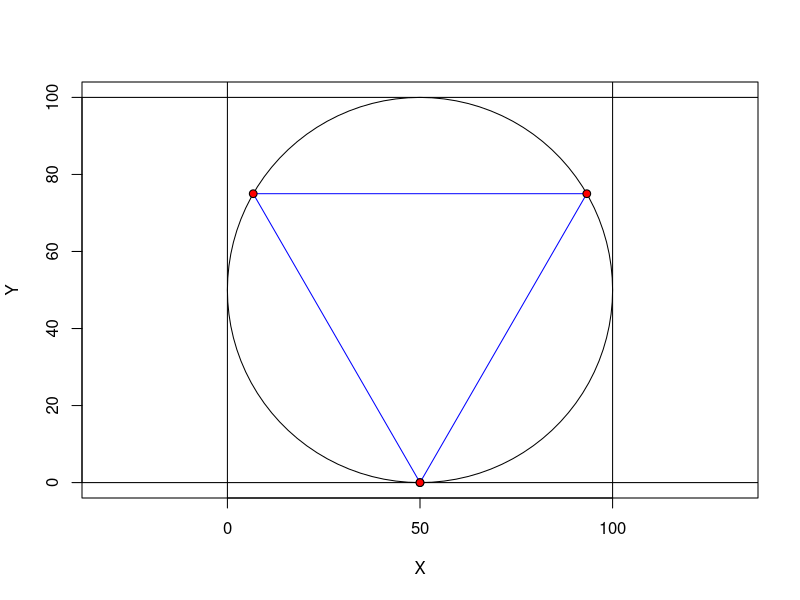
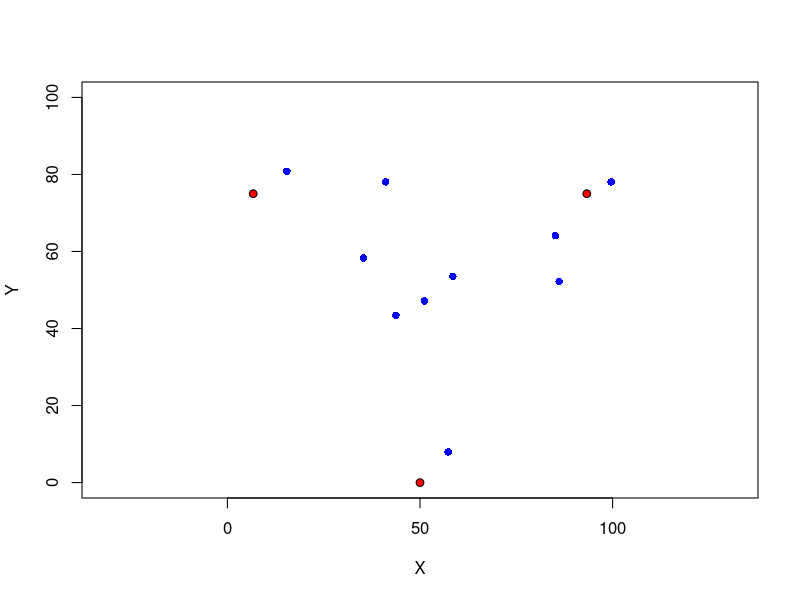
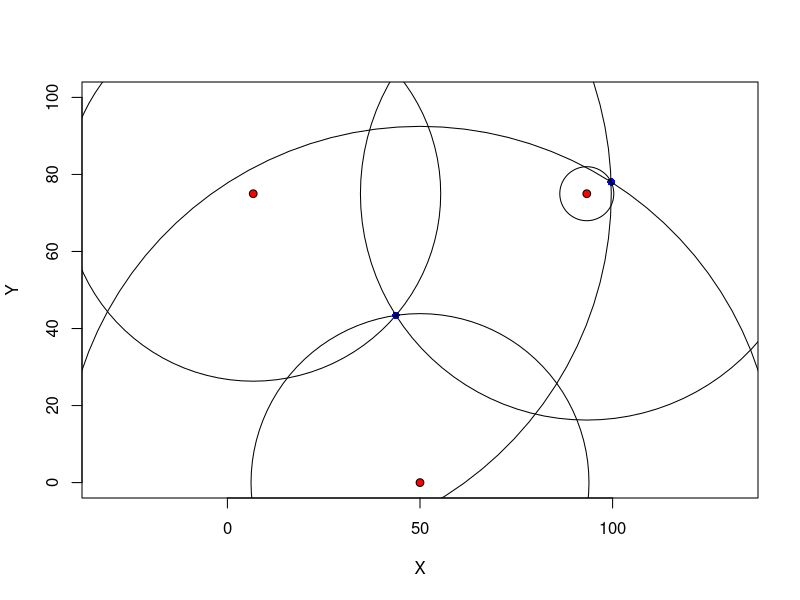
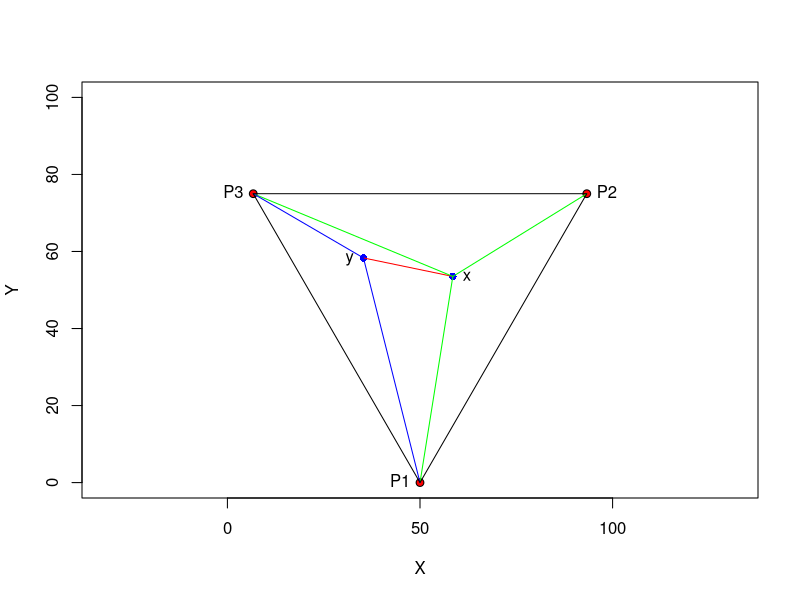
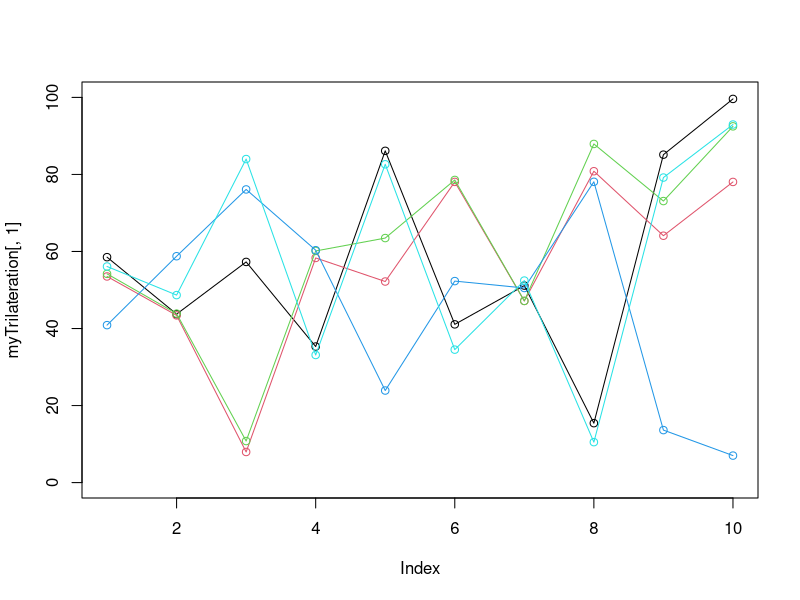
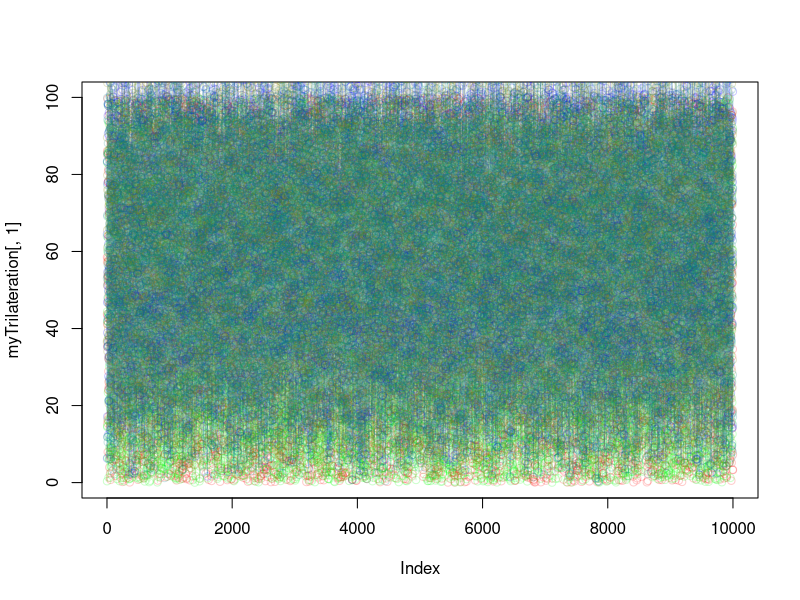

Write R code to recreate these figures, in order.
rm(list=ls()) ; gc()
library(plotrix)

plot(x=NULL, y=NULL, xlim=c(0,100), ylim=c(0,100), asp = 1,
     xlab='X', ylab='Y')
draw.circle(x = 50, y = 50, radius = 50)
abline(h=0)
abline(h=100)
abline(v=0)
abline(v=100)

# Draw point
draw.circle(x = 50, y = 0, radius = 1, lwd = 1, col="red")

# Triangle points:
myTri <- data.frame(id=1, x=50, y=0)
myTri <- rbind(myTri, c(2, 25*(2+sqrt(3)), tan(pi/3)*((25*(2+sqrt(3)))-50)))
myTri <- rbind(myTri, c(3, -25*(sqrt(3)-2), tan(-pi/3)*((-25*(sqrt(3)-2))-50)))
polygon(myTri[,2], myTri[,3], border="blue")

# abline(a=tan(pi/3)*(-50), tan(pi/3))


# Draw point
draw.circle(x = 50, y = 0, radius = 1, lwd = 1, col="red")
draw.circle(x = 25*(2+sqrt(3)), y = tan(pi/3)*((25*(2+sqrt(3)))-50), radius = 1, lwd = 1, col="red")
draw.circle(x = -25*(sqrt(3)-2), y = tan(-pi/3)*((-25*(sqrt(3)-2))-50), radius = 1, lwd = 1, col="red")


# 2D Examples:
  # Distance function:
  myDist <- function(x, y) {
    # x and y must be 2D points -- (x,y) tuples i.e.: x <- c(1,2) y <- c(3,4)
    d <- sqrt((x[[1]]-y[[1]])^2+(x[[2]]-y[[2]])^2)
    return(d)
  }

  # Function to generate lots of random points
  makepoints <- function(n, min, max) {
    set.seed(1729)
    myPoints <- data.frame(x = runif(n = n, min = min, max = max),
                           y = runif(n = n, min = min, max = max))
    return(myPoints)
  }

  # 10 Random Points (seed ensures reproducibility):
  myPoints <- makepoints(10, 0, 100)

  #    x        y
  # 1  58.52396 53.516719
  # 2  43.73940 43.418684
  # 3  57.28944  7.950161
  # 4  35.32139 58.321179
  # 5  86.12714 52.201894
  # 6  41.08036 78.065907
  # 7  51.14533 47.157734
  # 8  15.42852 80.836340
  # 9  85.13531 64.090063
  # 10 99.60833 78.055071
  
  myTrilat <- data.frame(d1=NULL, d2=NULL, d3=NULL)
  for(i in 1:nrow(myPoints)) {
    myTrilat[i, 'd1'] <- myDist(c(myPoints[i,'x'], myPoints[i, 'y']), c(myTri[1,'x'], myTri[1,'y']))
    myTrilat[i, 'd2'] <- myDist(c(myPoints[i,'x'], myPoints[i, 'y']), c(myTri[2,'x'], myTri[2,'y']))
    myTrilat[i, 'd3'] <- myDist(c(myPoints[i,'x'], myPoints[i, 'y']), c(myTri[3,'x'], myTri[3,'y']))
  }
   
  myTrilateration <- cbind(myPoints, myTrilat)
  myTrilateration
  
  rm(myTrilat)  #twas temporary
  
  plot(x=NULL, y=NULL, xlim=c(0,100), ylim=c(0,100), asp = 1,
       xlab='X', ylab='Y')
  points(myTrilateration$x, myTrilateration$y, col="blue", pch=16, asp=1)
  
  draw.circle(x = myTri[1,'x'], y = myTri[1,'y'], radius = 1, lwd = 1, col="red")
  draw.circle(x = myTri[2,'x'], y = myTri[2,'y'], radius = 1, lwd = 1, col="red")
  draw.circle(x = myTri[3,'x'], y = myTri[3,'y'], radius = 1, lwd = 1, col="red")


# Arcs around two points:
  
  plot(x=NULL, y=NULL, xlim=c(0,100), ylim=c(0,100), asp = 1,
       xlab='X', ylab='Y')
  points(myTrilateration[c(2,10),'x'], myTrilateration[c(2,10),'y'], col="blue", pch=16, asp=1)
  draw.circle(x = myTri[1,'x'], y = myTri[1,'y'], radius = 1, lwd = 1, col="red")
  draw.circle(x = myTri[2,'x'], y = myTri[2,'y'], radius = 1, lwd = 1, col="red")
  draw.circle(x = myTri[3,'x'], y = myTri[3,'y'], radius = 1, lwd = 1, col="red")
  
  draw.circle(x=myTri[1,'x'], y=myTri[1,'y'], radius=myTrilateration[2,'d1'])
  draw.circle(x=myTri[1,'x'], y=myTri[1,'y'], radius=myTrilateration[10,'d1'])

  draw.circle(x=myTri[2,'x'], y=myTri[2,'y'], radius=myTrilateration[2,'d2'])
  draw.circle(x=myTri[2,'x'], y=myTri[2,'y'], radius=myTrilateration[10,'d2'])

  draw.circle(x=myTri[3,'x'], y=myTri[3,'y'], radius=myTrilateration[2,'d3'])
  draw.circle(x=myTri[3,'x'], y=myTri[3,'y'], radius=myTrilateration[10,'d3'])
  

# Triangles...
  plot(x=NULL, y=NULL, xlim=c(0,100), ylim=c(0,100), asp = 1,
       xlab='X', ylab='Y')
  
  # reference points:
    draw.circle(x = myTri[1,'x'], y = myTri[1,'y'], radius = 1, lwd = 1, col="red")
    draw.circle(x = myTri[2,'x'], y = myTri[2,'y'], radius = 1, lwd = 1, col="red")
    draw.circle(x = myTri[3,'x'], y = myTri[3,'y'], radius = 1, lwd = 1, col="red")
    
    text(myTri[1, 'x'], myTri[1, 'y'], labels = 'P1', pos=2)
    text(myTri[2, 'x'], myTri[2, 'y'], labels = 'P2', pos=4)
    text(myTri[3, 'x'], myTri[3, 'y'], labels = 'P3', pos=2)
  # Target points
    points(myTrilateration[c(1,4),'x'], myTrilateration[c(1,4),'y'], col="blue", pch=16, asp=1)
    text(myTrilateration[1,'x'], myTrilateration[1,'y'], labels = 'x', pos=4)
    text(myTrilateration[4,'x'], myTrilateration[4,'y'], labels = 'y', pos=2)
  # Target distance
    lines(myTrilateration[c(1,4),'x'], myTrilateration[c(1,4),'y'], col="red")
  
  # Trilateration 1
    lines(c(myTri[1, 'x'], myTrilateration[1,'x']), c(myTri[1, 'y'], myTrilateration[1, 'y']), col="green")
    lines(c(myTri[2, 'x'], myTrilateration[1,'x']), c(myTri[2, 'y'], myTrilateration[1, 'y']), col="green")
    lines(c(myTri[3, 'x'], myTrilateration[1,'x']), c(myTri[3, 'y'], myTrilateration[1, 'y']), col="green")

  # Trilateration 2
    lines(c(myTri[1, 'x'], myTrilateration[4,'x']), c(myTri[1, 'y'], myTrilateration[4, 'y']), col="blue")
    # lines(c(myTri[2, 'x'], myTrilateration[4,'x']), c(myTri[2, 'y'], myTrilateration[4, 'y']), col="blue")
    lines(c(myTri[3, 'x'], myTrilateration[4,'x']), c(myTri[3, 'y'], myTrilateration[4, 'y']), col="blue")
  
  # Reference Equilateral Triangle
    lines(myTri[c(1,2,3,1), 'x'], myTri[c(1,2,3,1), 'y'])
    
rDistP1P2 <- myDist(myTri[1,c('x','y')], myTri[2, c('x', 'y')]) # It's an Equilateral triangle
rDistP2P3 <- myDist(myTri[2,c('x','y')], myTri[3, c('x', 'y')]) # So these should be the same
rDistP3P1 <- myDist(myTri[3,c('x','y')], myTri[1, c('x', 'y')]) # But let's do this in case we change things
  

# Heron's Formula: http://www.mathopenref.com/heronsformula.html
p_P1yP3 <- (rDistP3P1 + myTrilateration[4, 'd1'] + myTrilateration[4, 'd3']) / 2.0
areaP1yP3 <- sqrt(p_P1yP3*(p_P1yP3 - rDistP3P1)*(p_P1yP3 - myTrilateration[4,'d1'])*(p_P1yP3 - myTrilateration[4, 'd3']))

p_P2xP3 <- (rDistP2P3 + myTrilateration[1, 'd2'] + myTrilateration[1, 'd3']) / 2.0
p <- p_P2xP3
areaP2xP3 <- sqrt(p*(p - rDistP2P3) * (p - myTrilateration[1, 'd2']) * (p - myTrilateration[1, 'd3']))

p_P1xP2 <- (rDistP1P2 + myTrilateration[1, 'd1'] + myTrilateration[1, 'd2']) / 2.0
p <- p_P1xP2
areaP1xP2 <- sqrt(p*(p - rDistP1P2) * (p - myTrilateration[1, 'd1']) * (p - myTrilateration[1, 'd2']))

areaP1yP3
areaP2xP3
areaP1xP2

# Equilateral triangle for total area:
areaP1P2P3 <- (sqrt(3)/4)*rDistP1P2^2

areaP1P2P3

# Remaining area for P3xy and P1xy:
myArea <- areaP1P2P3 - (areaP1yP3 + areaP2xP3 + areaP1xP2)

# So: Area P3xy + Area P1xy = myArea
# p_a <- (d(p3,x) + d(p3, y) + d(x,y))/2
# p_b <- (d(p1,x) + d(p1, y) + d(x,y))/2
# a = sqrt(p_a*(p_a-d(p3, x))*(p_a-d(p3,y))*(p_a-d(x,y)))
# b = sqrt(p_b*(p_b-d(p1, x))*(p_b-d(p1,y))*(p_b-d(x,y)))
# a + b = myArea


# Plotting things...
  
  plot(myTrilateration[,1], ylim=c(0,100))
  lines(myTrilateration[,1])
  points(myTrilateration[,2], col=2)
  lines(myTrilateration[,2], col=2)
  points(myTrilateration[,3], col=3)
  lines(myTrilateration[,3], col=3)
  points(myTrilateration[,4], col=4)
  lines(myTrilateration[,4], col=4)
  points(myTrilateration[,5], col=5)
  lines(myTrilateration[,5], col=5)
  
  
manyPoints <- makepoints(10000, 0, 100)

maketrilat <- function(myPoints, myTri) {
  myTrilat <- data.frame(d1=NULL, d2=NULL, d3=NULL)
  for(i in 1:nrow(myPoints)) {
    myTrilat[i, 'd1'] <- myDist(c(myPoints[i,'x'], myPoints[i, 'y']), c(myTri[1,'x'], myTri[1,'y']))
    myTrilat[i, 'd2'] <- myDist(c(myPoints[i,'x'], myPoints[i, 'y']), c(myTri[2,'x'], myTri[2,'y']))
    myTrilat[i, 'd3'] <- myDist(c(myPoints[i,'x'], myPoints[i, 'y']), c(myTri[3,'x'], myTri[3,'y']))
  }
  myTrilateration <- cbind(myPoints, myTrilat)
  return(myTrilateration)
}


myTrilateration <- maketrilat(manyPoints, myTri)
head(myTrilateration)

plot(myTrilateration[,1], ylim=c(0,100), col=rgb(1,0,0,0.2))
# lines(myTrilateration[,1])
points(myTrilateration[,2], col=rgb(0,1,0,0.2))
lines(myTrilateration[,2], col=rgb(0,1,0,0.2))
points(myTrilateration[,3], col=rgb(0,0,1,0.2))
lines(myTrilateration[,3], col=rgb(0,0,1,0.2))
points(myTrilateration[,4], col=rgb(0.5,0.5,0,0.2))
lines(myTrilateration[,4], col=rgb(0.5,0.5,0,0.2))
points(myTrilateration[,5], col=rgb(0,0.5,0.5,0.2))
lines(myTrilateration[,5], col=rgb(0,0.5,0.5,0.2))
